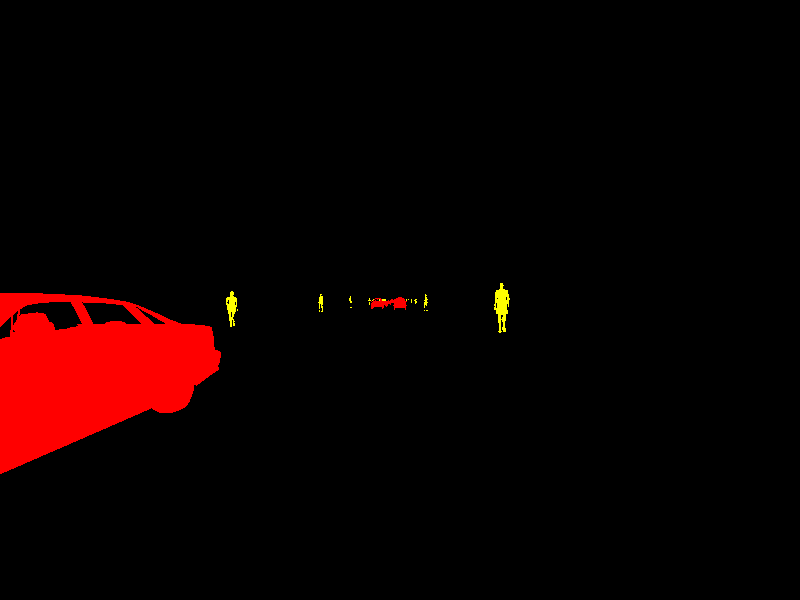
#> input picture dataset/train_mask/000050.png, 800 x 600 px, found by its file name
$ python test.py   (older library calls are emulated)
#> lines starting #> are read from the running program, lines starting #| are printed output that depends on the picture; after the words box and inside, x2 and y2 are one past the last pixel; in counts of white or black regions, pixels touching at a corner belong together
import os
import sys
import json
import datetime
import numpy as np
import skimage.draw
from os import listdir
from os.path import isfile, join
# import the necessary packages
import numpy as np
import argparse
import cv2
import matplotlib.pyplot as plt
# construct the argument parse and parse the arguments

# load the image
plt.figure()
image = cv2.imread("/Users/zhou/Desktop/Mask_RCNN_Edit/dataset/train_mask/000050.png")
#> image is the input picture: shape (600, 800, 3); mean B, G, R 0, 0.4, 13.7
# plt.imshow(image, 'gray')
# plt.show()
image = image > 0
image = np.asarray(image, np.uint8)

# mask_temp = skimage.io.imread("/Users/zhou/Desktop/Mask_RCNN_Upload/dataset/train_mask/000050.png", as_grey=True)
# find all the 'black' shapes in the image
lower = 0.3
upper = 1
shapeMask = cv2.inRange(image, lower, upper)
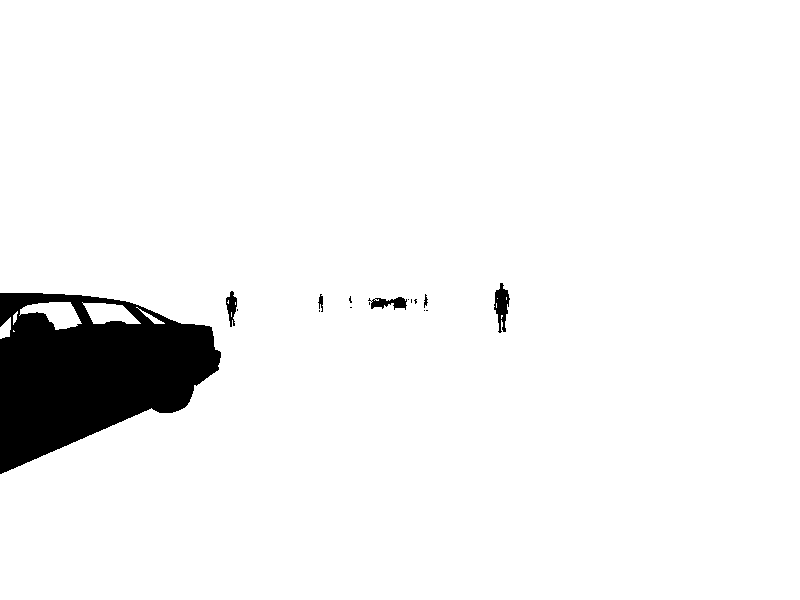
#> shapeMask: shape (600, 800); 94.6% white; 16 black regions (10 under 20 px)
# print(shapeMask)

# find the contours in the mask
_, cnts, _ = cv2.findContours(shapeMask.copy(), cv2.RETR_EXTERNAL,
                              cv2.CHAIN_APPROX_SIMPLE )
#> cnts = 7 contours, 1 with area under 20; largest, box (x1, y1, x2, y2) and area: (0, 0, 800, 600) 451556, (19, 302, 82, 330) 888, (82, 302, 141, 324) 763, (0, 317, 11, 339) 140, (136, 307, 165, 324) 74, (13, 311, 18, 325) 25
print ("I found %d black shapes" % (len( cnts )))
#| I found 7 black shapes
# cv2.imshow( "Mask", shapeMask )

# loop over the contours
for c in cnts:
    # draw the contour and show it
    cv2.drawContours(image, [c], -1, (0, 255, 0), 2 )
    cv2.imshow("Image", image)
    cv2.waitKey(1000)
#> this loop made 7 passes
#> c on pass 1: [[13, 330], [13, 331], [14, 331]]
#> pass 2, `cv2.imshow("Image", image)`:
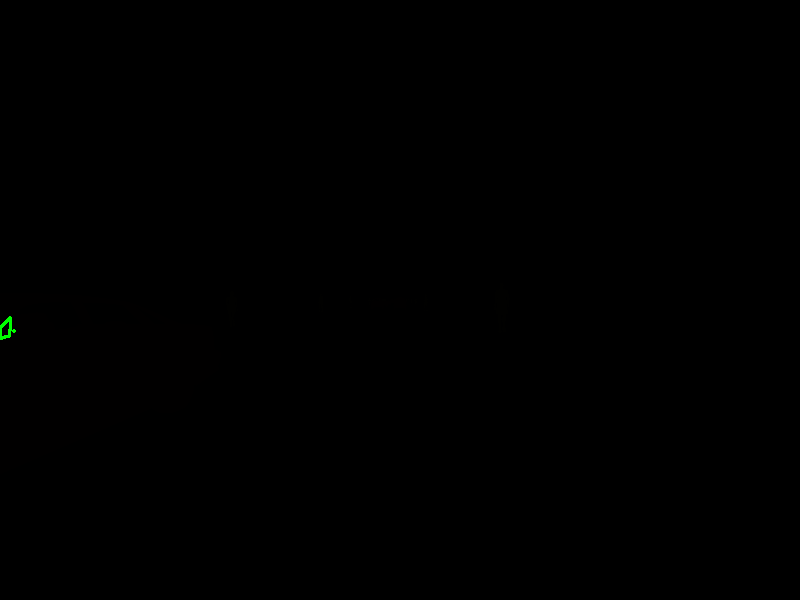
#> window 'Image': shape (600, 800, 3); mean B, G, R 0, 0.1, 0.1
#> after the loop:
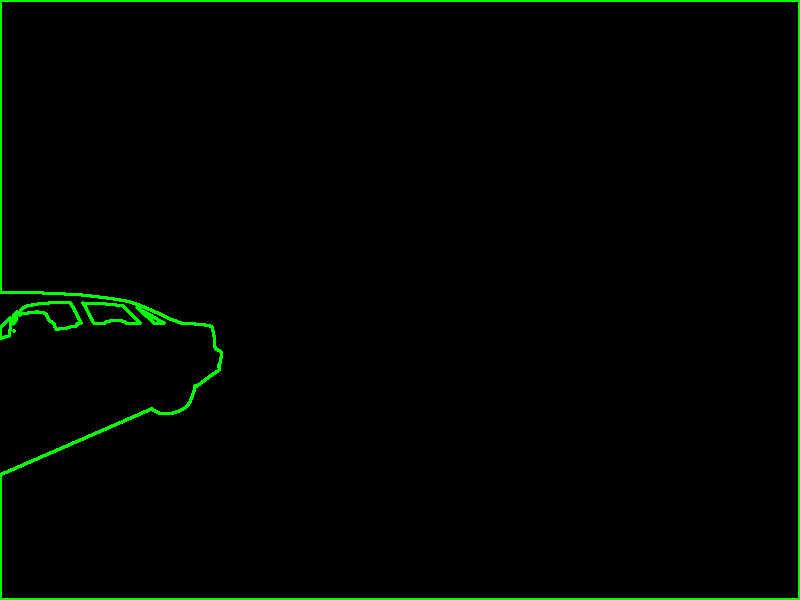
#> image: shape (600, 800, 3); mean B, G, R 0, 4.4, 0.1
# cv2.waitKey(0)
#### https://www.pyimagesearch.com/2014/10/20/finding-shapes-images-using-python-opencv/

#> (the run stopped early here; a loop or call above may not have finished)
